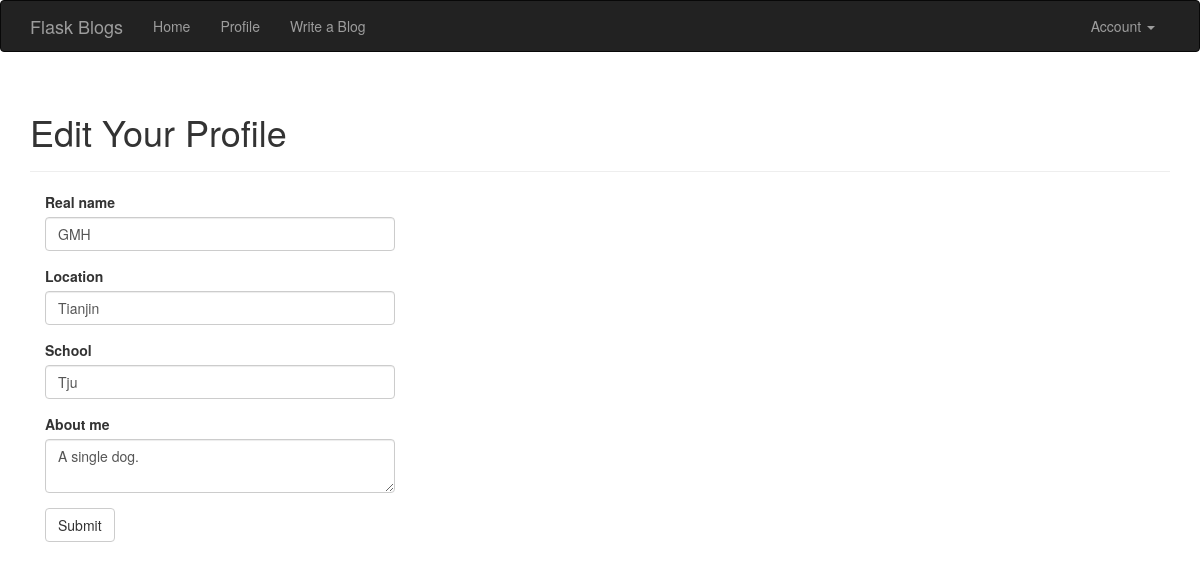
Screenshot of /edit-profile (signed in) with the database file from the repository.
### app/models.py (models this page shows, shortened)
class User(UserMixin, db.Model):
    __tablename__ = 'users'
    id = db.Column(db.Integer, unique=True, primary_key=True)
    name = db.Column(db.String(64), unique=True, index=True)
    password_hash = db.Column(db.String(128))
    confirmed = db.Column(db.Boolean, default=False)
    email = db.Column(db.String(64), unique=True, index=True)
    real_name = db.Column(db.String(64))
    location = db.Column(db.String(64))
    school = db.Column(db.String(64))
    about_me = db.Column(db.Text())
    avatar_hash = db.Column(db.String(64))
    posts = db.relationship('Post', backref='author', lazy='dynamic')
    comments = db.relationship('Comment', backref='author', lazy='dynamic')
    @property
    def password(self):
        raise AttributeError('password is not a readable attribute')

### app/main/views.py (the view, shortened to what this page needs)
@main.route('/edit-profile', methods=['GET', 'POST'])
@login_required
def edit_profile():
    form = EditProfileForm()
    form.real_name.data = current_user.real_name
    form.location.data = current_user.location
    form.school.data = current_user.school
    form.about_me.data = current_user.about_me
    return render_template('edit_profile.html', form=form)

### app/main/forms.py
class EditProfileForm(FlaskForm):
    real_name = StringField('Real name', validators=[Length(0, 64)])
    location = StringField('Location', validators=[Length(0, 64)])
    school = StringField('School', validators=[Length(0, 64)])
    about_me = TextAreaField('About me')
    submit = SubmitField('Submit')

### app/auth/views.py (called while the page is built)
@auth.before_app_request
def before_request():
    if current_user.is_authenticated and not current_user.confirmed and request.endpoint \
            and request.endpoint[:5] != 'auth.' and request.endpoint != 'static':
        return redirect(url_for('auth.unconfirmed'))

### app/models.py (called while the page is built)
@login_mamager.user_loader
def load_user(user_id):
    return User.query.get(int(user_id))

### app/templates/edit_profile.html (shortened to what this page needs)
{% extends "base.html" %}
{% import "bootstrap/wtf.html" as wtf %}
{% block page_content %}
<div class="page-header">
    <h1>Edit Your Profile</h1>
</div>
<div class="col-md-4">
    {{ wtf.quick_form(form) }}
</div>
{% endblock %}

### app/templates/base.html (shortened to what this page needs)
{% extends "bootstrap/base.html" %}
{% block head %}
{{ super() }}
{% endblock %}
{% block navbar %}
<div class="navbar navbar-inverse" role="navigation">
    <div class="container">
        <div class="navbar-header">
            <a class="navbar-brand" href="/">Flask Blogs</a>
        </div>
        <div class="navbar-collapse collapse">
            <ul class="nav navbar-nav">
                <li><a href="{{ url_for('main.index') }}">Home</a></li>
                {% if current_user.is_authenticated %}
                <li><a href="{{ url_for('main.user', name=current_user.name) }}">Profile</a></li>
                <li><a href="{{ url_for('main.write_post') }}">Write a Blog</a></li>
                {% endif %}
            </ul>
            <ul class="nav navbar-nav navbar-right">
                {% if current_user.is_authenticated %}
                <li class="dropdown">
                    <a href="#" class="dropdown-toggle" data-toggle="dropdown">Account <b class="caret"></b></a>
                </li>
                {% else %}
                <li><a href="{{ url_for('auth.login') }}">Sign In</a></li>
                {% endif %}
            </ul>
        </div>
    </div>
</div>
{% endblock %}
{% block content %}
<div class="container">
    {% block page_content %}{% endblock %}
</div>
{% endblock %}

### rows the page displays
User: real_name "GMH", location "Tianjin", school "Tju", about_me "A single dog."
